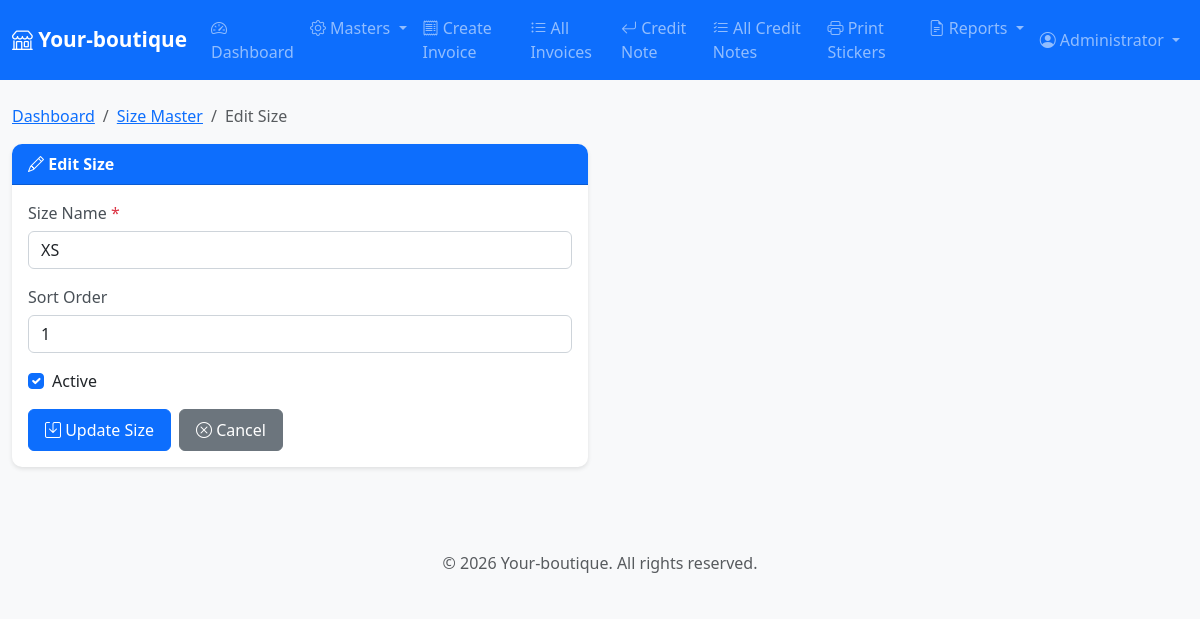
Screenshot of /modules/sizes/OLD_edit.php?id=1 (signed in) with the database file from the repository.
### tables this page shows
CREATE TABLE IF NOT EXISTS sizes (
    id INT PRIMARY KEY AUTO_INCREMENT,
    size_name VARCHAR(20) UNIQUE NOT NULL,
    sort_order INT DEFAULT 0,
    is_active TINYINT(1) DEFAULT 1,
    created_at TIMESTAMP DEFAULT CURRENT_TIMESTAMP
);

### modules/sizes/OLD_edit.php (the view, shortened to what this page needs)
<?php
require_once __DIR__ . '/../../includes/header.php';
$id = intval($_GET['id'] ?? 0);
$sql = "SELECT * FROM sizes WHERE id = ?";
$stmt = $conn->prepare($sql);
$stmt->bind_param('i', $id);
$stmt->execute();
$result = $stmt->get_result();
$size = $result->fetch_assoc();
?>
<div class="row">
    <div class="col-12">
        <nav aria-label="breadcrumb">
            <ol class="breadcrumb">
                <li class="breadcrumb-item"><a href="/dashboard.php">Dashboard</a></li>
                <li class="breadcrumb-item"><a href="list.php">Size Master</a></li>
                <li class="breadcrumb-item active">Edit Size</li>
            </ol>
        </nav>
    </div>
</div>
<div class="row">
    <div class="col-md-6">
        <div class="card">
            <div class="card-header">
                <i class="bi bi-pencil"></i> Edit Size
            </div>
            <div class="card-body">
                <form method="POST" action="">
                    <div class="mb-3">
                        <label for="size_name" class="form-label">Size Name <span class="text-danger">*</span></label>
                        <input type="text" class="form-control text-uppercase" id="size_name" name="size_name"
                               value="<?php echo $size['size_name']; ?>" required autofocus>
                    </div>
                    <div class="mb-3">
                        <label for="sort_order" class="form-label">Sort Order</label>
                        <input type="number" class="form-control" id="sort_order" name="sort_order"
                               value="<?php echo $size['sort_order']; ?>" min="0">
                    </div>
                    <div class="mb-3">
                        <div class="form-check">
                            <input class="form-check-input" type="checkbox" id="is_active" name="is_active"
                                   <?php echo $size['is_active'] ? 'checked' : ''; ?>>
                            <label class="form-check-label" for="is_active">
                                Active
                            </label>
                        </div>
                    </div>
                    <div class="d-flex gap-2">
                        <button type="submit" class="btn btn-primary">
                            <i class="bi bi-save"></i> Update Size
                        </button>
                        <a href="list.php" class="btn btn-secondary">
                            <i class="bi bi-x-circle"></i> Cancel
                        </a>
                    </div>
                </form>
            </div>
        </div>
    </div>
</div>
<?php require_once __DIR__ . '/../../includes/footer.php'; ?>

### assets/css/style.css (style rules this page uses)
:root { --primary-color: #0d6efd; --secondary-color: #6c757d; --success-color: #198754; --danger-color: #dc3545; --warning-color: #ffc107; }
body { font-family: 'Segoe UI', Tahoma, Geneva, Verdana, sans-serif; background-color: #f8f9fa; }
.card { border: none; border-radius: 10px; box-shadow: 0 2px 4px rgba(0,0,0,0.1); margin-bottom: 20px; }
.card-header { background-color: var(--primary-color); color: white; font-weight: 600; border-radius: 10px 10px 0 0 !important; }
.btn { border-radius: 6px; padding: 8px 16px; font-weight: 500; }
.form-control, .form-select { border-radius: 6px; border: 1px solid #ced4da; }
.form-label { font-weight: 500; color: #495057; margin-bottom: 6px; }

### rows the page displays
sizes: size_name "XS", sort_order "1", is_active "☑"

### other values shown
getUserFullName() "Administrator"
